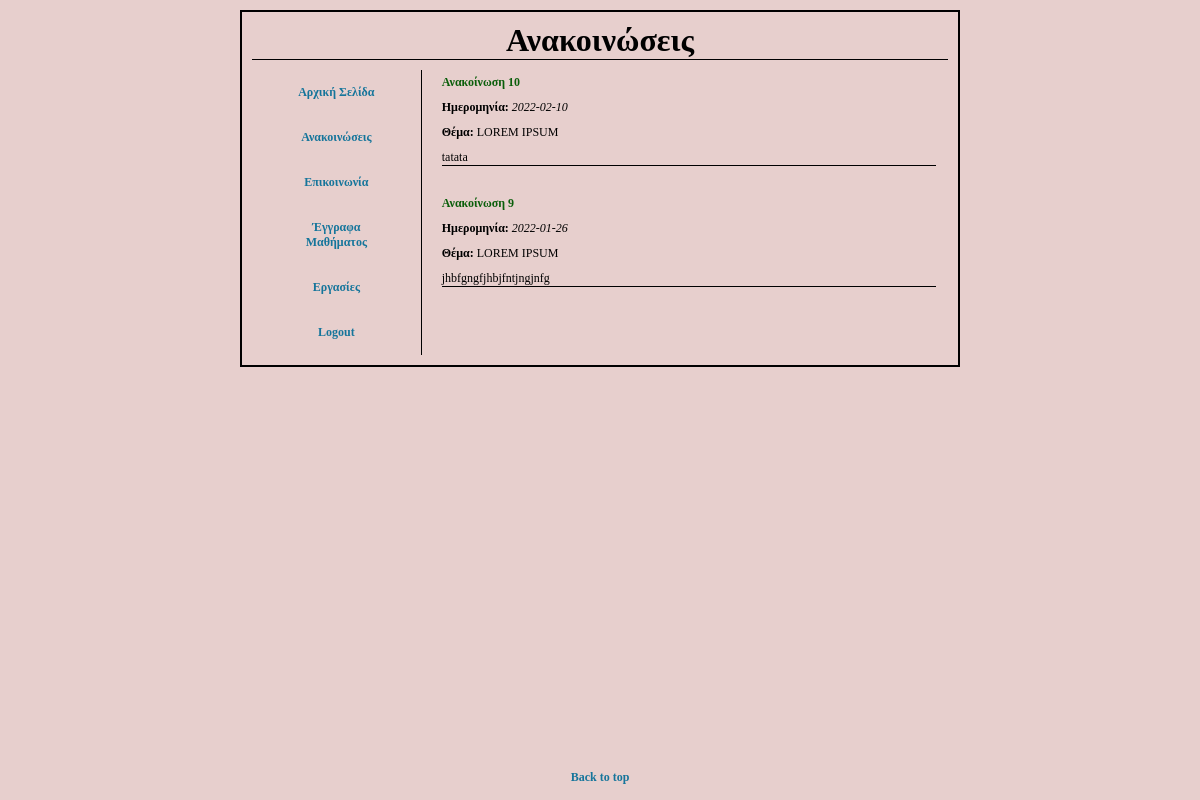
Page /announcement.php on the earlier database version.
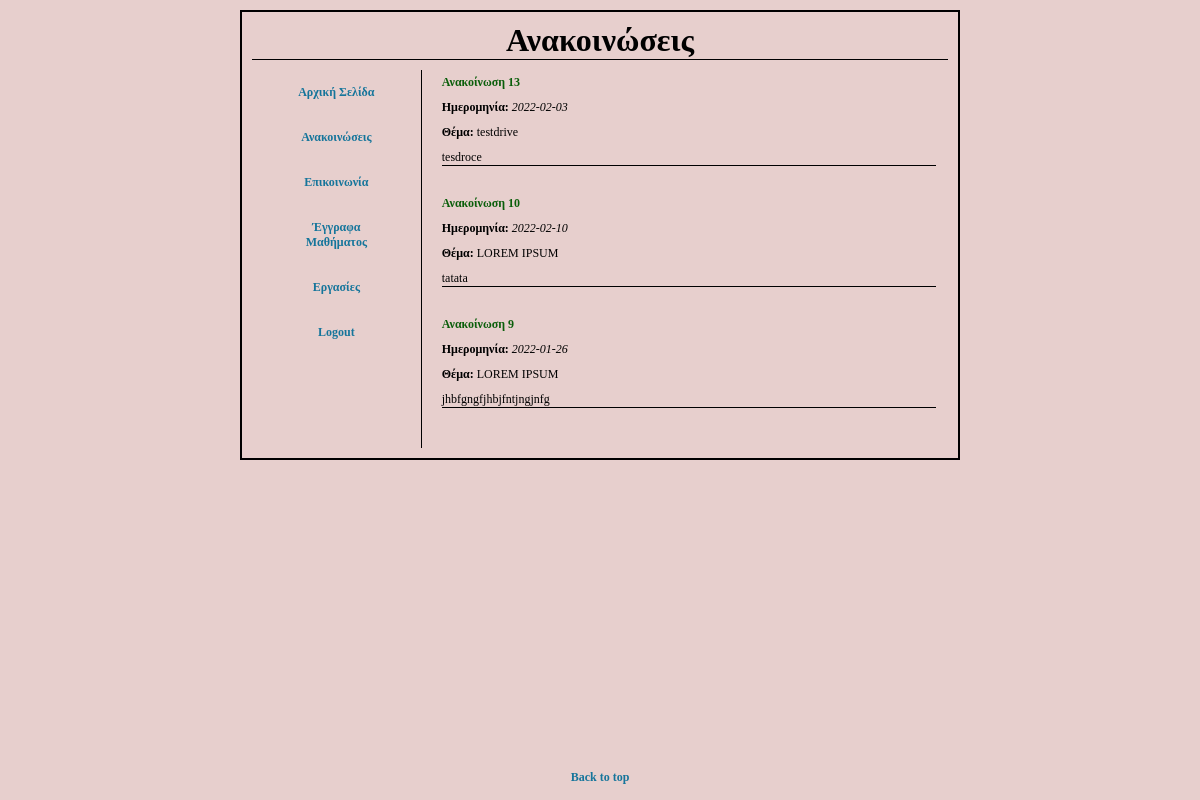
Same page on the later database version.
### tables this page shows
CREATE TABLE `announcement` (
  `id` int(11) NOT NULL,
  `date` date NOT NULL,
  `subject` varchar(150) NOT NULL,
  `text` varchar(10000) NOT NULL
);

### announcement.php (the view, shortened to what this page needs)
<!DOCTYPE html>
<?php
$db = mysqli_connect('localhost', 'root', '', 'student3350partb') or die("could not connect to db");
?>
<html>
<head>
    <link rel="stylesheet" type="text/css" href="./styles.css" />
</head>
<body>
    <div class="page">
        <h1 class="title-container">Ανακοινώσεις</h1>
        <div class="flex-parent-element">
            <div class="flex-child-element subflex first">
                <ul class="menu">
                    <li> <a href="./index.php" class="button">Αρχική Σελίδα</a></li>
                    <li> <a href="./announcement.php" class="button">Ανακοινώσεις</a></li>
                    <li> <a href="./communication.php" class="button">Επικοινωνία</a></li>
                    <li> <a href="./documents.php" class="button">Έγγραφα Μαθήματος</a></li>
                    <li> <a href="./homework.php" class="button">Εργασίες</a></li>
                    <li> <a href="./login.php" class="button">Logout</a></li>
                </ul>
            </div>
            <div class="flex-child-element second text-div">
                <ul>
                    <?php
                    $query = "SELECT * FROM announcement ORDER BY id DESC";
                    $results = mysqli_query($db, $query);
                    while ($row = mysqli_fetch_array($results)) {
                        $id = $row['id'];
                        $date = $row['date'];
                        $subject = $row['subject'];
                        $text = $row['text'];
                        echo "<li class=\"announcement-container\">
                        <section>
                            <h2 class=\"heading2\">Ανακοίνωση";
                        echo " $id </h2>";
                        echo "<p class=\"announcement-subtitle\"> <b>Ημερομηνία:</b>";
                        echo " <em> $date </em> </p> \n";
                        echo "<p class=\"announcement-subtitle\"> <b>Θέμα:</b> ";
                        echo " $subject</p> \n";
                        echo "<p class=\"list-text withborder\"> ";
                        echo " $text</p> \n";
                        echo " </section> </li>";
                    }
                    ?>
                </ul>
            </div>
        </div>
    </div>
    <footer>
        <a href="./announcement.php" class="button">Back to top</a>
    </footer>
</body>
</html>

Differences in the rows shown:
added announcement: id "13", date "2022-02-03", subject "testdrive", text "tesdroce"
